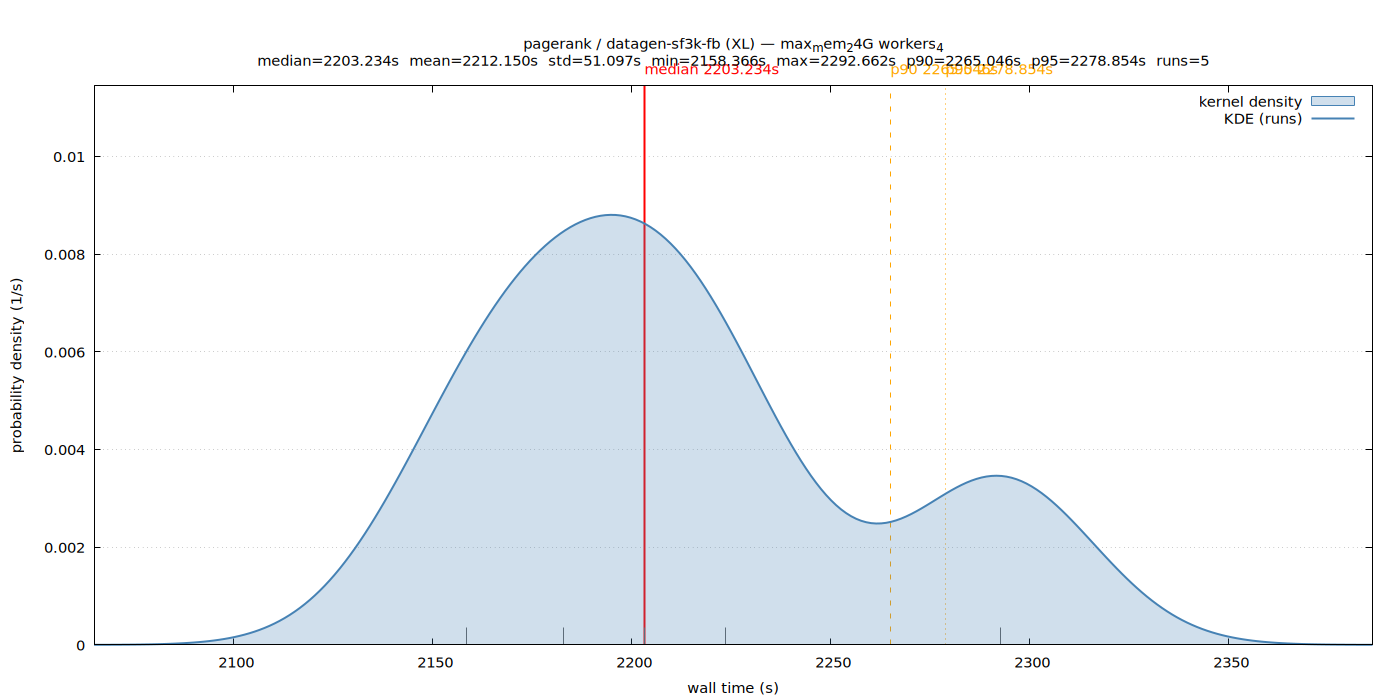

The gnuplot source for this figure:
set terminal pngcairo size 1400,700 enhanced font 'Sans,11'
set output '/home/ubuntu/nvm/results/pagerank/XL/datagen-sf3k-fb/max_mem_24G_workers_4/wall_time.png'
set title "pagerank / datagen-sf3k-fb (XL) — max_mem_24G workers_4\nmedian=2203.234s  mean=2212.150s  std=51.097s  min=2158.366s  max=2292.662s  p90=2265.046s  p95=2278.854s  runs=5"
set xlabel 'wall time (s)'
set ylabel 'probability density (1/s)'
set tmargin 5
set yrange [0:0.0114475]
set xrange [2064.908408:2386.120014]
set grid y
set key top right
set arrow from 2203.233830,0 to 2203.233830,0.0114475 nohead lc rgb 'red' lw 2
set label 'median 2203.234s' at 2203.233830,0.0114475 offset char 0,1 tc rgb 'red'
set arrow from 2265.045548,0 to 2265.045548,0.0114475 nohead lc rgb 'orange' lw 1 dt 2
set label 'p90 2265.046s' at 2265.045548,0.0114475 offset char 0,1 tc rgb 'orange'
set arrow from 2278.853948,0 to 2278.853948,0.0114475 nohead lc rgb 'orange' lw 1 dt 3
set label 'p95 2278.854s' at 2278.853948,0.0114475 offset char 0,1 tc rgb 'orange'
set arrow from 2158.366074,0 to 2158.366074,0.00035223 nohead lc rgb '#666666' lw 1
set arrow from 2223.620348,0 to 2223.620348,0.00035223 nohead lc rgb '#666666' lw 1
set arrow from 2182.868447,0 to 2182.868447,0.00035223 nohead lc rgb '#666666' lw 1
set arrow from 2203.233830,0 to 2203.233830,0.00035223 nohead lc rgb '#666666' lw 1
set arrow from 2292.662349,0 to 2292.662349,0.00035223 nohead lc rgb '#666666' lw 1
plot '/home/ubuntu/nvm/results/pagerank/XL/datagen-sf3k-fb/max_mem_24G_workers_4/wall_time.dat' using 1:2 with filledcurves y=0 lc rgb '#4682b4' fs transparent solid 0.25 title 'kernel density', \
     '/home/ubuntu/nvm/results/pagerank/XL/datagen-sf3k-fb/max_mem_24G_workers_4/wall_time.dat' using 1:2 with lines lw 2 lc rgb '#4682b4' title 'KDE (runs)'
